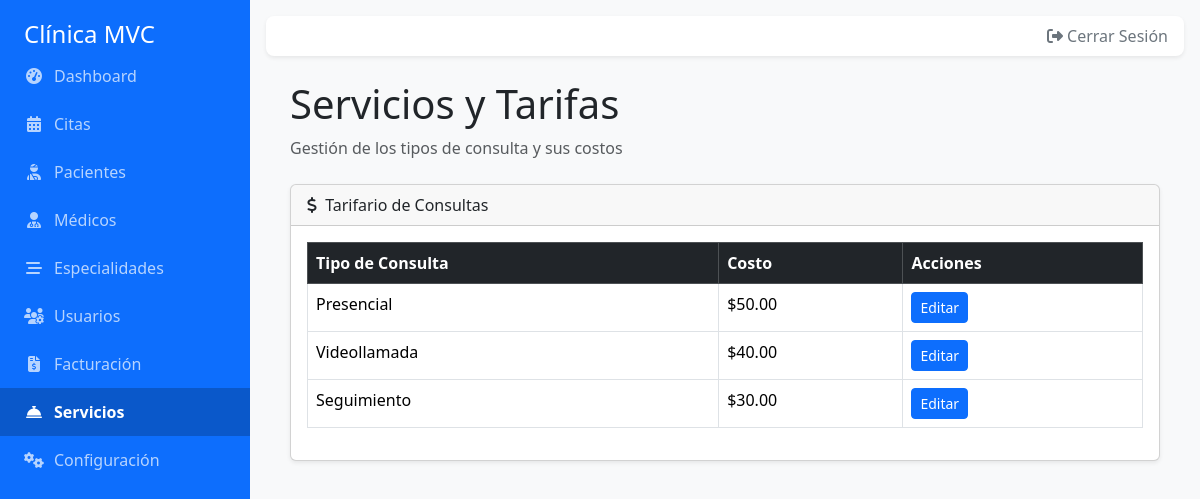
The page /index.php?controller=Admin&action=servicios (signed in) on the database its author committed.
### tables this page shows
CREATE TABLE `tipos_consulta` (
  `id_tipo_consulta` int(11) NOT NULL,
  `nombre` varchar(100) NOT NULL COMMENT 'Presencial, Videollamada, Seguimiento',
  `costo` decimal(10,2) NOT NULL DEFAULT 0.00
);

CREATE TABLE `configuracion` (
  `clave` varchar(50) NOT NULL,
  `valor` varchar(255) NOT NULL
);

### app/controllers/AdminController.php (called while the page is built, shortened)
<?php
require_once __DIR__ . '/../models/Configuracion.php';
class AdminController {
    public function servicios() {
        $db = (new Database())->getConnection();
        $tipos_consulta = $db->query("SELECT * FROM tipos_consulta")->fetchAll(PDO::FETCH_ASSOC);
        $config_model = new Configuracion($db);
        $config = $config_model->leerToda();
        $moneda_simbolo = $config['moneda_simbolo'] ?? '$';
        require_once __DIR__ . '/../views/admin/servicios.php';
    }
}

### app/models/Configuracion.php (called while the page is built, shortened)
<?php
class Configuracion {
    private $conn;
    private $tabla = "configuracion";
    public function __construct($db) {
        $this->conn = $db;
    }
    public function leerToda() {
        $config = [];
        $query = "SELECT clave, valor FROM " . $this->tabla;
        $stmt = $this->conn->prepare($query);
        $stmt->execute();
        while ($fila = $stmt->fetch(PDO::FETCH_ASSOC)) {
            $config[$fila['clave']] = $fila['valor'];
        }
        return $config;
    }
}

### app/views/admin/servicios.php (the view, shortened to what this page needs)
<?php
require_once __DIR__ . '/../layout/header.php';
?>
<div class="container-fluid px-4">
    <h1 class="mt-4">Servicios y Tarifas</h1>
    <ol class="breadcrumb mb-4">
        <li class="breadcrumb-item active">Gestión de los tipos de consulta y sus costos</li>
    </ol>
    <div class="card mb-4 shadow-sm">
        <div class="card-header">
            <i class="fas fa-dollar-sign me-1"></i>
            Tarifario de Consultas
        </div>
        <div class="card-body">
            <table class="table table-bordered table-hover">
                <thead class="table-dark">
                    <tr>
                        <th>Tipo de Consulta</th>
                        <th>Costo</th>
                        <th>Acciones</th>
                    </tr>
                </thead>
                <tbody>
                    <?php if (!empty($tipos_consulta)): ?>
                        <?php foreach ($tipos_consulta as $tipo): ?>
                        <tr>
                            <td><?php echo htmlspecialchars($tipo['nombre']); ?></td>
                            <td><?php echo htmlspecialchars($moneda_simbolo ?? '$'); ?><?php echo number_format($tipo['costo'], 2); ?></td>
                            <td>
                                <button class="btn btn-primary btn-sm">Editar</button>
                            </td>
                        </tr>
                        <?php endforeach; ?>
                    <?php else: ?>
                        <tr>
                            <td colspan="3" class="text-center">No hay servicios registrados.</td>
                        </tr>
                    <?php endif; ?>
                </tbody>
            </table>
        </div>
    </div>
</div>
<?php require_once __DIR__ . '/../layout/footer.php'; ?>

### public/css/style.css (style rules this page uses)
body { display: flex; background-color: #f8f9fa; }

### rows shown on the page
tipos_consulta: nombre "Presencial", costo "50.00"
configuracion: clave "$"
tipos_consulta: nombre "Videollamada", costo "40.00"
tipos_consulta: nombre "Seguimiento", costo "30.00"

### other values the page prints
$item['label'] "Dashboard"
$item['label'] "Citas"
$item['label'] "Pacientes"
$item['label'] "Médicos"
$item['label'] "Especialidades"
$item['label'] "Usuarios"
$item['label'] "Facturación"
$item['label'] "Servicios"
$item['label'] "Configuración"
